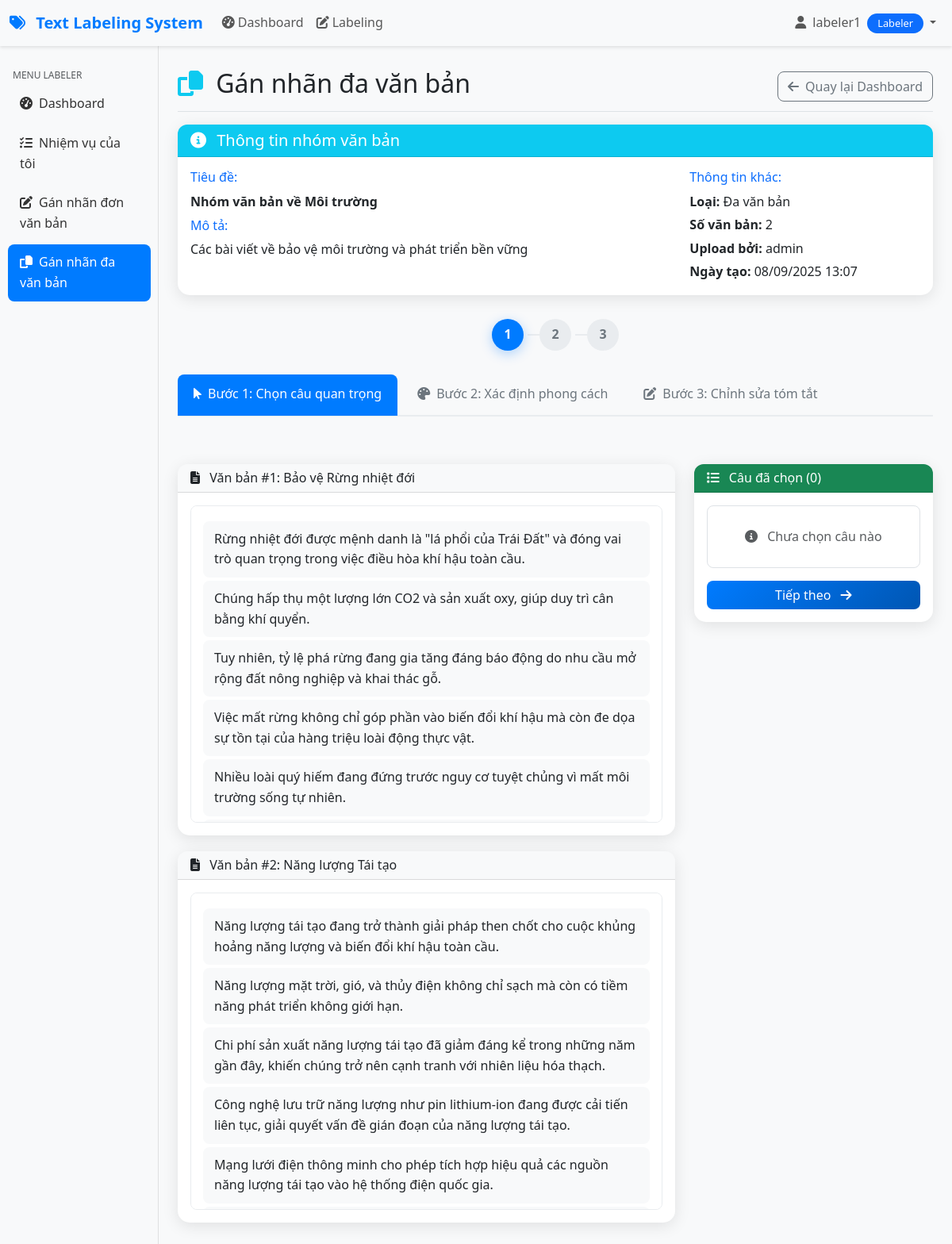
Page /labeler/multi_labeling.php?group_id=3 (signed in) on the committed database.
### tables this page shows
CREATE TABLE `document_groups` (
  `id` int(11) NOT NULL AUTO_INCREMENT,
  `title` varchar(255) NOT NULL,
  `description` text,
  `group_type` enum('single','multi') NOT NULL DEFAULT 'single',
  `ai_summary` text NOT NULL,
  `uploaded_by` int(11) DEFAULT NULL,
  `assigned_labeler` int(11) DEFAULT NULL,
  `assigned_reviewer` int(11) DEFAULT NULL,
  `status` enum('pending','in_progress','completed','reviewed') NOT NULL DEFAULT 'pending',
  `priority` enum('low','medium','high') NOT NULL DEFAULT 'medium',
  `deadline` datetime DEFAULT NULL,
  `created_at` timestamp NOT NULL DEFAULT CURRENT_TIMESTAMP,
  `updated_at` timestamp NOT NULL DEFAULT CURRENT_TIMESTAMP ON UPDATE CURRENT_TIMESTAMP,
  PRIMARY KEY (`id`),
  KEY `idx_uploaded_by` (`uploaded_by`),
  KEY `idx_assigned_labeler` (`assigned_labeler`),
  KEY `idx_assigned_reviewer` (`assigned_reviewer`),
  KEY `idx_status` (`status`),
  KEY `idx_group_type` (`group_type`),
  KEY `idx_created_at` (`created_at`),
  CONSTRAINT `fk_groups_uploader` FOREIGN KEY (`uploaded_by`) REFERENCES `users` (`id`) ON DELETE SET NULL,
  CONSTRAINT `fk_groups_labeler` FOREIGN KEY (`assigned_labeler`) REFERENCES `users` (`id`) ON DELETE SET NULL,
  CONSTRAINT `fk_groups_reviewer` FOREIGN KEY (`assigned_reviewer`) REFERENCES `users` (`id`) ON DELETE SET NULL
);

CREATE TABLE `users` (
  `id` int(11) NOT NULL AUTO_INCREMENT,
  `username` varchar(50) NOT NULL UNIQUE,
  `password` varchar(255) NOT NULL,
  `full_name` varchar(100) NOT NULL,
  `email` varchar(100) NOT NULL UNIQUE,
  `role` enum('admin','labeler','reviewer') NOT NULL DEFAULT 'labeler',
  `is_active` tinyint(1) NOT NULL DEFAULT 1,
  `created_at` timestamp NOT NULL DEFAULT CURRENT_TIMESTAMP,
  `updated_at` timestamp NOT NULL DEFAULT CURRENT_TIMESTAMP ON UPDATE CURRENT_TIMESTAMP,
  PRIMARY KEY (`id`),
  KEY `idx_username` (`username`),
  KEY `idx_role` (`role`),
  KEY `idx_active` (`is_active`)
);

CREATE TABLE `documents` (
  `id` int(11) NOT NULL AUTO_INCREMENT,
  `title` varchar(255) NOT NULL,
  `content` longtext NOT NULL,
  `group_id` int(11) DEFAULT NULL,
  `document_order` int(11) NOT NULL DEFAULT 1,
  `file_path` varchar(500) DEFAULT NULL,
  `file_size` bigint(20) DEFAULT NULL,
  `word_count` int(11) DEFAULT NULL,
  `sentence_count` int(11) DEFAULT NULL,
  `uploaded_by` int(11) DEFAULT NULL,
  `created_at` timestamp NOT NULL DEFAULT CURRENT_TIMESTAMP,
  `updated_at` timestamp NOT NULL DEFAULT CURRENT_TIMESTAMP ON UPDATE CURRENT_TIMESTAMP,
  PRIMARY KEY (`id`),
  KEY `idx_group_id` (`group_id`),
  KEY `idx_uploaded_by` (`uploaded_by`),
  KEY `idx_document_order` (`document_order`),
  KEY `idx_created_at` (`created_at`),
  CONSTRAINT `fk_documents_group` FOREIGN KEY (`group_id`) REFERENCES `document_groups` (`id`) ON DELETE CASCADE,
  CONSTRAINT `fk_documents_uploader` FOREIGN KEY (`uploaded_by`) REFERENCES `users` (`id`) ON DELETE SET NULL
);

### includes/functions.php (called while the page is built, shortened)
<?php
function getDocumentGroup($group_id) {
    global $pdo;
    try {
        $stmt = $pdo->prepare("
            SELECT dg.*, u.username as uploaded_by_user
            FROM document_groups dg
            LEFT JOIN users u ON dg.uploaded_by = u.id
            WHERE dg.id = ?
        ");
        $stmt->execute([$group_id]);
        return $stmt->fetch();
    } catch (Exception $e) {
        throw new Exception("Error fetching document group: " . $e->getMessage());
    }
}
function getDocumentsByGroup($group_id) {
    global $pdo;
    try {
        $stmt = $pdo->prepare("
            SELECT * FROM documents
            WHERE group_id = ?
            ORDER BY document_order ASC
        ");
        $stmt->execute([$group_id]);
        return $stmt->fetchAll();
    } catch (Exception $e) {
        throw new Exception("Error fetching documents: " . $e->getMessage());
    }
}
?>

### labeler/multi_labeling.php (the view, shortened to what this page needs)
<?php
require_once '../config/database.php';
require_once '../includes/functions.php';
$group_id = isset($_GET['group_id']) ? (int)$_GET['group_id'] : 0;
try {
    $group = getDocumentGroup($group_id);
    $documents = getDocumentsByGroup($group_id);
    $selected_sentences = [];
} catch (Exception $e) {
    $error_message = "Lỗi khi tải dữ liệu: " . $e->getMessage();
}
?>
<!DOCTYPE html>
<html lang="vi">
<head>
    <link href="https://cdnjs.cloudflare.com/ajax/libs/bootstrap/5.3.0/css/bootstrap.min.css" rel="stylesheet">
    <link href="https://cdnjs.cloudflare.com/ajax/libs/font-awesome/6.4.0/css/all.min.css" rel="stylesheet">
    <link href="../css/style.css" rel="stylesheet">
</head>
<body>
    <?php include '../includes/header.php'; ?>
    <div class="container-fluid">
        <div class="row">
            <nav class="col-md-3 col-lg-2 d-md-block bg-light sidebar">
                <div class="position-sticky pt-3">
                    <h6 class="sidebar-heading d-flex justify-content-between align-items-center px-3 mt-4 mb-1 text-muted">
                        <span>Menu Labeler</span>
                    </h6>
                    <ul class="nav flex-column">
                        <li class="nav-item">
                            <a class="nav-link" href="dashboard.php">
                                <i class="fas fa-tachometer-alt me-2"></i>Dashboard
                            </a>
                        </li>
                        <li class="nav-item">
                            <a class="nav-link" href="my_tasks.php">
                                <i class="fas fa-tasks me-2"></i>Nhiệm vụ của tôi
                            </a>
                        </li>
                        <li class="nav-item">
                            <a class="nav-link" href="labeling.php">
                                <i class="fas fa-edit me-2"></i>Gán nhãn đơn văn bản
                            </a>
                        </li>
                        <li class="nav-item">
                            <a class="nav-link active" href="multi_labeling.php">
                                <i class="fas fa-copy me-2"></i>Gán nhãn đa văn bản
                            </a>
                        </li>
                    </ul>
                </div>
            </nav>
            <main class="col-md-9 ms-sm-auto col-lg-10 px-md-4">
                <div class="d-flex justify-content-between flex-wrap flex-md-nowrap align-items-center pt-3 pb-2 mb-3 border-bottom">
                    <h1 class="h2">
                        <i class="fas fa-copy me-2 text-info"></i>
                        Gán nhãn đa văn bản
                    </h1>
                    <div class="btn-toolbar mb-2 mb-md-0">
                        <a href="dashboard.php" class="btn btn-outline-secondary">
                            <i class="fas fa-arrow-left me-2"></i>Quay lại Dashboard
                        </a>
                    </div>
                </div>
                <div class="card document-card mb-4">
                    <div class="card-header bg-info text-white">
                        <h5 class="mb-0">
                            <i class="fas fa-info-circle me-2"></i>
                            Thông tin nhóm văn bản
                        </h5>
                    </div>
                    <div class="card-body">
                        <div class="row">
                            <div class="col-md-8">
                                <h6 class="text-primary">Tiêu đề:</h6>
                                <p class="mb-2"><strong><?php echo htmlspecialchars($group['title']); ?></strong></p>
                                <h6 class="text-primary">Mô tả:</h6>
                                <p class="mb-2"><?php echo htmlspecialchars($group['description'] ?? ''); ?></p>
                            </div>
                            <div class="col-md-4">
                                <h6 class="text-primary">Thông tin khác:</h6>
                                <p class="mb-1"><strong>Loại:</strong> Đa văn bản</p>
                                <p class="mb-1"><strong>Số văn bản:</strong> <?php echo count($documents); ?></p>
                                <p class="mb-1"><strong>Upload bởi:</strong> <?php echo htmlspecialchars($group['uploaded_by_user'] ?? 'N/A'); ?></p>
                                <p class="mb-0"><strong>Ngày tạo:</strong> <?php echo date('d/m/Y H:i', strtotime($group['created_at'])); ?></p>
                            </div>
                        </div>
                    </div>
                </div>
                <div class="progress-step">
                    <div class="step active" id="step-1">1</div>
                    <div class="step" id="step-2">2</div>
                    <div class="step" id="step-3">3</div>
                </div>
                <ul class="nav nav-tabs" id="labelingTabs" role="tablist">
                    <li class="nav-item" role="presentation">
                        <button class="nav-link active" id="step1-tab" data-bs-toggle="tab" data-bs-target="#step1" type="button">
                            <i class="fas fa-mouse-pointer me-2"></i>Bước 1: Chọn câu quan trọng
                        </button>
                    </li>
                    <li class="nav-item" role="presentation">
                        <button class="nav-link" id="step2-tab" data-bs-toggle="tab" data-bs-target="#step2" type="button">
                            <i class="fas fa-palette me-2"></i>Bước 2: Xác định phong cách
                        </button>
                    </li>
                    <li class="nav-item" role="presentation">
                        <button class="nav-link" id="step3-tab" data-bs-toggle="tab" data-bs-target="#step3" type="button">
                            <i class="fas fa-edit me-2"></i>Bước 3: Chỉnh sửa tóm tắt
                        </button>
                    </li>
                </ul>
                <div class="tab-content" id="labelingTabContent">
                    <div class="tab-pane fade show active" id="step1" role="tabpanel">
                        <div class="row">
                            <div class="col-md-8">
                                <?php if (!empty($documents)): ?>
                                    <?php foreach ($documents as $index => $document): ?>
                                        <div class="card document-card">
                                            <div class="card-header bg-light">
                                                <h6 class="mb-0">
                                                    <i class="fas fa-file-text me-2"></i>
                                                    Văn bản #<?php echo $index + 1; ?>: <?php echo htmlspecialchars($document['title']); ?>
                                                </h6>
                                            </div>
                                            <div class="card-body">
                                                <div class="document-content" data-document-id="<?php echo $document['id']; ?>">
                                                    <?php
                                                    $sentences = preg_split('/(?<=[.!?])\s+/', $document['content'], -1, PREG_SPLIT_NO_EMPTY);
                                                    foreach ($sentences as $sentence_index => $sentence):
                                                        $sentence_id = $document['id'] . '_' . $sentence_index;
                                                        $is_selected = in_array($sentence_id, $selected_sentences);
                                                    ?>
                                                        <div class="sentence <?php echo $is_selected ? 'selected' : ''; ?>"
                                                             data-sentence-id="<?php echo $sentence_id; ?>"
                                                             data-document-id="<?php echo $document['id']; ?>"
                                                             data-sentence-index="<?php echo $sentence_index; ?>">
                                                            <?php echo htmlspecialchars(trim($sentence)); ?>
                                                        </div>
                                                    <?php endforeach; ?>
                                                </div>
                                            </div>
                                        </div>
                                    <?php endforeach; ?>
                                <?php endif; ?>
                            </div>
                            <div class="col-md-4">
                                <div class="card document-card">
                                    <div class="card-header bg-success text-white">
                                        <h6 class="mb-0">
                                            <i class="fas fa-list me-2"></i>
                                            Câu đã chọn (<span id="selected-count">0</span>)
                                        </h6>
                                    </div>
                                    <div class="card-body">
                                        <div class="selected-sentences-list" id="selected-sentences-summary">
                                        </div>
                                        <div class="mt-3">
                                            <button type="button" class="btn btn-primary w-100" onclick="goToStep(2)">
                                                Tiếp theo <i class="fas fa-arrow-right ms-2"></i>
                                            </button>
                                        </div>
                                    </div>
                                </div>
                            </div>
                        </div>
                    </div>
                </div>
            </main>
        </div>
    </div>
</body>
</html>

### rows in the picture
document_groups: title "Nhóm văn bản về Môi trường", description "Các bài viết về bảo vệ môi trường và phát triển bền vững", uploaded_by.username "admin", created_at "08/09/2025 13:07"
documents: title "Bảo vệ Rừng nhiệt đới", content "Rừng nhiệt đới được mệnh danh là \"lá phổi của Trái Đất\" và đóng vai trò quan trọng trong việc điều hòa khí hậu toàn cầu.", content "Chúng hấp thụ một lượng lớn CO2 và sản xuất oxy, giúp duy trì cân bằng khí quyển.", content "Tuy nhiên, tỷ lệ phá rừng đang gia tăng đáng báo động do nhu cầu mở rộng đất nông nghiệp và khai thác gỗ.", content "Việc mất rừng không chỉ góp phần vào biến đổi khí hậu mà còn đe dọa sự tồn tại của hàng triệu loài động thực vật.", content "Nhiều loài quý hiếm đang đứng trước nguy cơ tuyệt chủng vì mất môi trường sống tự nhiên."
documents: title "Năng lượng Tái tạo", content "Năng lượng tái tạo đang trở thành giải pháp then chốt cho cuộc khủng hoảng năng lượng và biến đổi khí hậu toàn cầu.", content "Năng lượng mặt trời, gió, và thủy điện không chỉ sạch mà còn có tiềm năng phát triển không giới hạn.", content "Chi phí sản xuất năng lượng tái tạo đã giảm đáng kể trong những năm gần đây, khiến chúng trở nên cạnh tranh với nhiên liệu hóa thạch.", content "Công nghệ lưu trữ năng lượng như pin lithium-ion đang được cải tiến liên tục, giải quyết vấn đề gián đoạn của năng lượng tái tạo.", content "Mạng lưới điện thông minh cho phép tích hợp hiệu quả các nguồn năng lượng tái tạo vào hệ thống điện quốc gia."

### other values in the picture
$current_user "labeler1"
$current_role "Labeler"
count($documents) "2"
